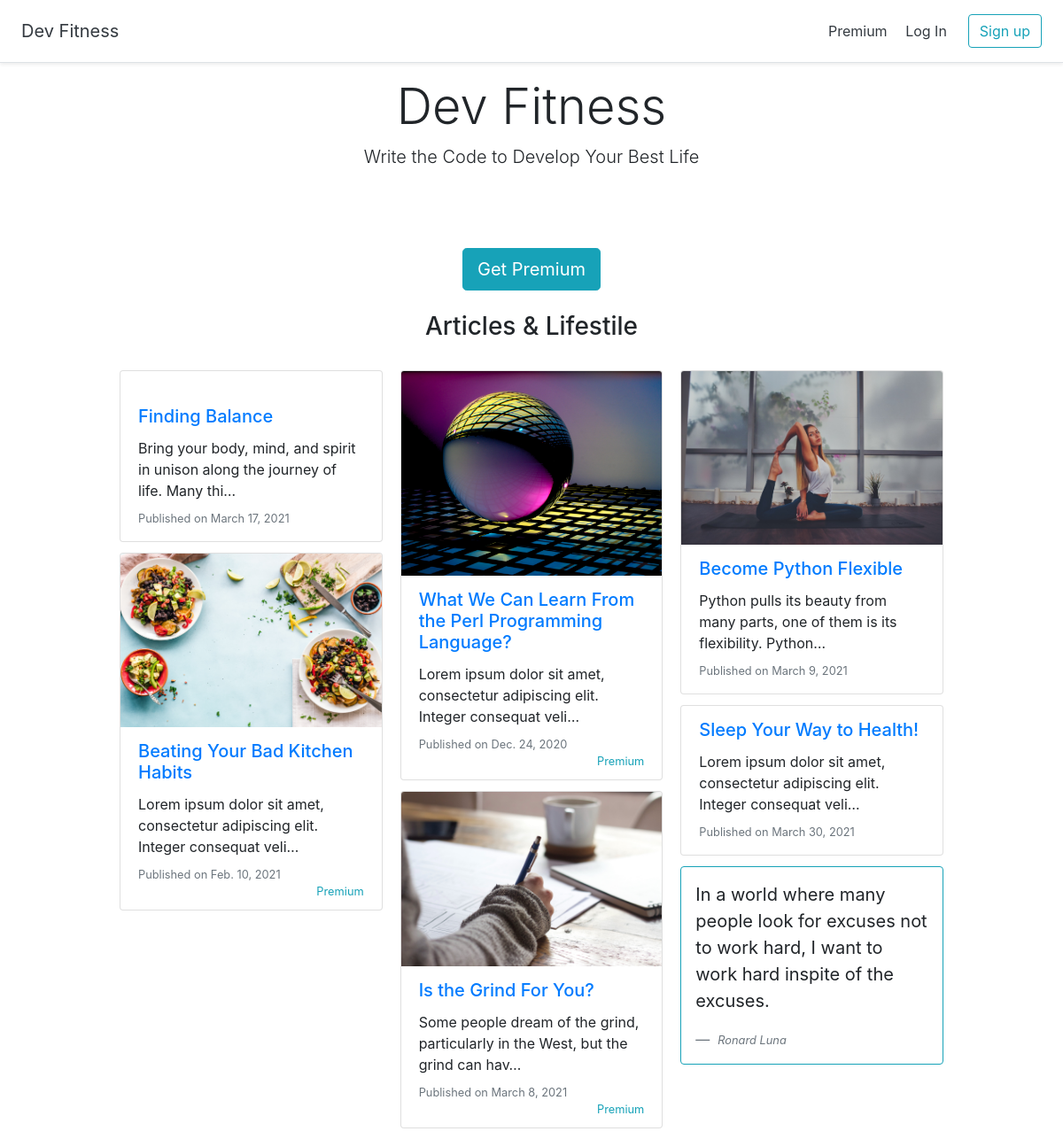
The page / on the database its author committed.
### plans/models.py (models this page shows, shortened)
class FitnessPlan(models.Model):
    title = models.CharField(max_length= 255)
    text = models.TextField()
    image = models.ImageField(upload_to='plans/images/', blank=True)
    image_credit = models.CharField(max_length=300, blank=True)
    video = models.CharField(max_length= 250, blank=True)
    video_credit = models.CharField(max_length=300, blank=True)
    date = models.DateField()
    premium = models.BooleanField(default=True)

### plans/views.py (the view)
# urls.py: path('', views.home, name='home'),
def home(request):
    plans = FitnessPlan.objects.all()
    return render(request, 'plans/home.html', {'plans':plans})

### plans/templates/plans/home.html (shortened to what this page needs)
{% extends 'plans/base.html' %}
{% block content %}
<div class="text-center">
  <h1 class="display-4 pb-8">Dev Fitness</h1>
  <p class="lead">Write the Code to Develop Your Best Life</p>
</div>
<div class="container">
  <div style="text-align: center;" class="justify-content-center">
    <div class="col-md-12">
    </div>
  </div>
</div>
<div class="pricing-header px-3 py-3 pt-md-5 pb-md-4 mx-auto text-center">
  <a href="{% url 'join' %}"><button type="button" class="btn btn-lg btn-info">Get Premium</button></a>
</div>
<div class="justify-content-center">
  <div class="container">
    <h3 style="text-align: center; padding-bottom: 1.5rem;">Articles & Lifestile</h3>
    <div class="card-columns col-xs-6">
      {% for plan in plans.all %}
        <div class="card">
          {% if plan.image %}
            <a href="{% url 'plan' plan.id %}">
              <img class="card-img-top" src="{{ plan.image.url }}" alt="{{ plan.image.image_credit }}">
            </a>
              {% endif %}
          <div class="card-body">
            <h5 style="margin-top: -5px; text-decoration: none;" class="card-title text-info"><a href="{% url 'plan' plan.id %}">{{ plan.title }}</a></h5>
            <p class="card-text" id="card_description_text"> {{ plan.text|striptags|truncatechars:80  }} </p>
            <p style="margin-top: -10px; margin-bottom: -5px;" class="card-text"><small class="text-muted">Published on {{ plan.date }}</small></p>
            {% if plan.premium %}
              <p style="margin-top: -5px; margin-bottom: -10px;" class="text-right text-info" ><small> Premium </small></p>
            {% endif %}
            </div>
        </div>
      {% endfor %}
      <div class="card border-info p-3">
        <blockquote class="blockquote mb-0">
          <p>In a world where many people look for excuses not to work hard, I want to work hard inspite of the excuses.</p>
          <footer class="blockquote-footer">
            <small>
               <cite title="Source Title">Ronard Luna</cite>
            </small>
          </footer>
        </blockquote>
      </div>
    </div>
  </div>
</div>
{% endblock %}

### plans/templates/plans/base.html (shortened to what this page needs)
<!doctype html>
<html lang="en">
  {% load static %}
  <head>
    <link rel="stylesheet" href="https://stackpath.bootstrapcdn.com/bootstrap/4.2.1/css/bootstrap.min.css">
    <link href="{% static 'pricing.css' %}" rel="stylesheet">
  </head>
  <body>
    <div class="d-flex flex-column flex-md-row align-items-center p-3 px-md-4 mb-3 bg-white border-bottom shadow-sm">
      <h5 class="my-0 mr-md-auto font-weight-normal"><a href="{% url 'home' %}" class="text-dark">Dev Fitness</a></h5>
      <nav class="my-2 my-md-0 mr-md-3">
        <a class="p-2 text-dark" href="{% url 'join' %}">Premium</a>
        {% if user.is_authenticated %}
        <a class="p-2 text-dark" href="{% url 'settings' %}">Settings</a>
        <a class="p-2 text-dark" href="{% url 'logout' %}">Log Out</a>
        {% else %}
        <a class="p-2 text-dark" href="{% url 'login' %}">Log In</a>
        {% endif %}
      </nav>
      {% if user.is_authenticated == False %}
      <a class="btn btn-outline-info" href="{% url 'signup' %}">Sign up</a>
      {% endif %}
    </div>
    {% block content %}
    {% endblock %}
</body>
</html>

### plans/static/pricing.css (style rules this page uses)
html { font-size: 14px; }
@media (min-width: 768px) { html { font-size: 16px; } }
.container { max-width: 960px; }
.pricing-header { max-width: 700px; }

### rows shown on the page
FitnessPlan: title "Finding Balance", text "Bring your body, mind, and spirit in unison along the journey of life. Many thi…", date "March 17, 2021"
FitnessPlan: image (picture), title "Beating Your Bad Kitchen Habits", text "Lorem ipsum dolor sit amet, consectetur adipiscing elit. Integer consequat veli…", date "Feb. 10, 2021", premium "Premium"
FitnessPlan: image (picture), title "What We Can Learn From the Perl Programming Language?", text "Lorem ipsum dolor sit amet, consectetur adipiscing elit. Integer consequat veli…", date "Dec. 24, 2020", premium "Premium"
FitnessPlan: image (picture), title "Is the Grind For You?", text "Some people dream of the grind, particularly in the West, but the grind can hav…", date "March 8, 2021", premium "Premium"
FitnessPlan: image (picture), title "Become Python Flexible", text "Python pulls its beauty from many parts, one of them is its flexibility. Python…", date "March 9, 2021"
FitnessPlan: title "Sleep Your Way to Health!", text "Lorem ipsum dolor sit amet, consectetur adipiscing elit. Integer consequat veli…", date "March 30, 2021"
